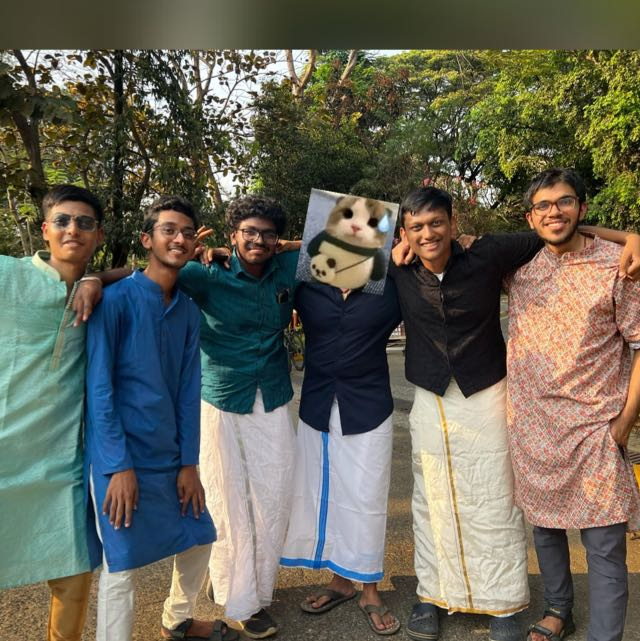
#> input picture performance_week3/task2/gentlemen.png, 640 x 641 px
$ python image-process.py gentlemen.png gentlemen.png gentlemen.png
#> lines starting #> are read from the running program, lines starting #| are printed output that depends on the picture
import subprocess
import sys
import numpy as np
from PIL import Image

def run_cpp_convolution(channel_array: np.ndarray, cpp_executable: str) -> np.ndarray:
    xdim, ydim = channel_array.shape

    # Prepare input string for C++ program
    input_str = f"{xdim} {ydim}\n"
    for i in range(xdim):
        input_str += " ".join(str(val) for val in channel_array[i]) + "\n"

    # Run C++ executable
    process = subprocess.Popen(
        ["./" + cpp_executable],
        stdin=subprocess.PIPE,
        stdout=subprocess.PIPE,
        stderr=subprocess.PIPE,
        text=True
    )
    out, err = process.communicate(input=input_str)

    if process.returncode != 0:
        raise RuntimeError(f"C++ error: {err}")

    # Parse output back into numpy array
    output_vals = list(map(float, out.strip().split()))
    out_array = np.array(output_vals).reshape(xdim, ydim)

    # Clip to valid pixel range
    out_array = np.clip(out_array, 0, 255).astype(np.uint8)
    return out_array

def run_convolution(input_png: str, output_png: str, cpp_executable: str):
    # Load image as RGB
#> called with input_png = 'gentlemen.png', output_png = 'gentlemen.png', cpp_executable = 'gentlemen.png'
    img = Image.open(input_png).convert("RGB")
#> img is the input picture: PIL image 640x641 RGB; mean R, G, B 102.7, 100.8, 87.6
    r, g, b = img.split()
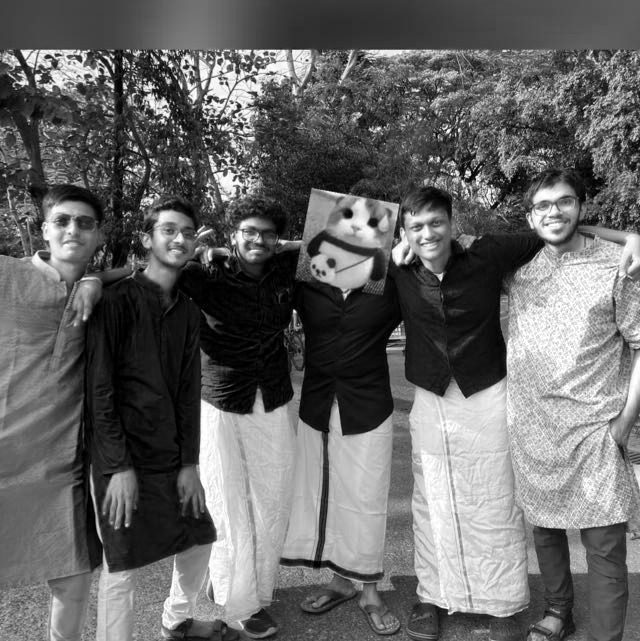
#> r: PIL image 640x641 L; min 0, max 255, mean 102.7
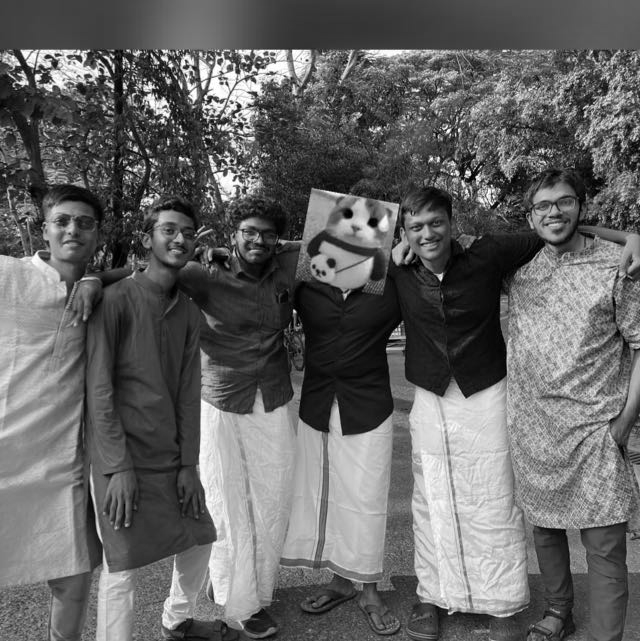
#> g: PIL image 640x641 L; min 0, max 255, mean 100.8
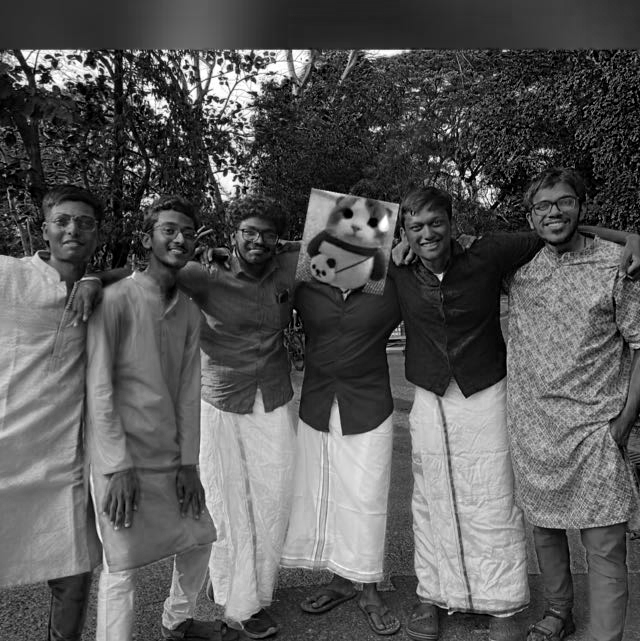
#> b: PIL image 640x641 L; min 0, max 255, mean 87.6

    # Convert to numpy arrays
    r_arr = np.array(r, dtype=np.float64)
    g_arr = np.array(g, dtype=np.float64)
    b_arr = np.array(b, dtype=np.float64)

    # Run convolution for each channel
    r_out = run_cpp_convolution(r_arr, cpp_executable)
    g_out = run_cpp_convolution(g_arr, cpp_executable)
    b_out = run_cpp_convolution(b_arr, cpp_executable)

    # Merge channels back
    out_img = Image.merge("RGB", (Image.fromarray(r_out),
                                  Image.fromarray(g_out),
                                  Image.fromarray(b_out)))

    out_img.save(output_png)
    print(f"Convolved color image saved as {output_png}")

if __name__ == "__main__":
    if len(sys.argv) != 4:
        print("Usage: python wrapper.py <input.png> <output.png> <cpp binary>")
        sys.exit(1)

#> (the run stopped early here; a loop or call above may not have finished)
